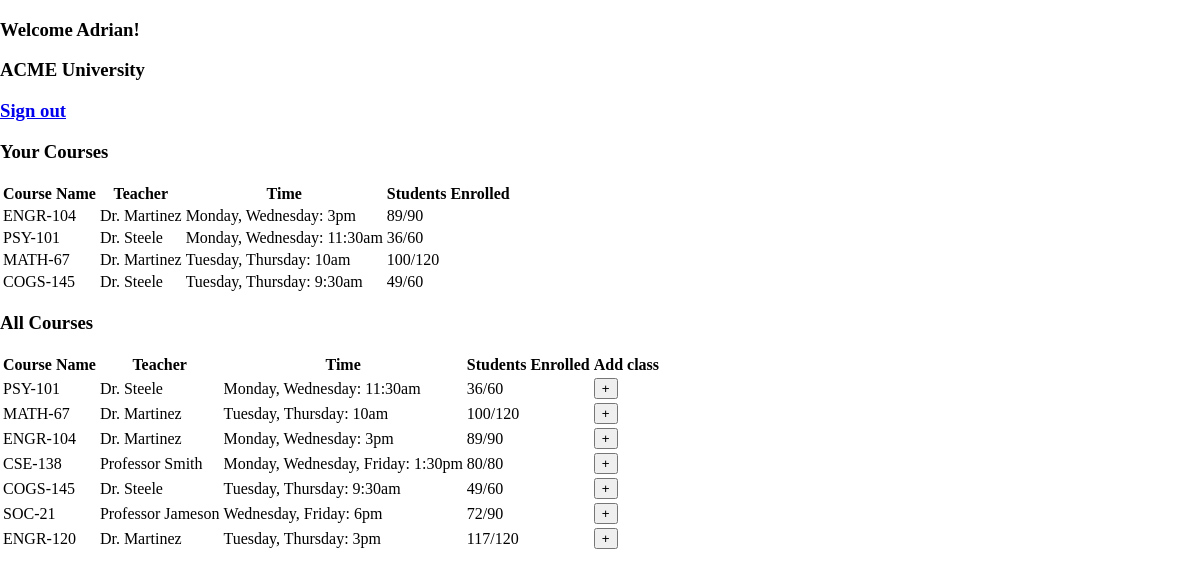
Page /loggedinStudent (signed in) on the earlier database version.
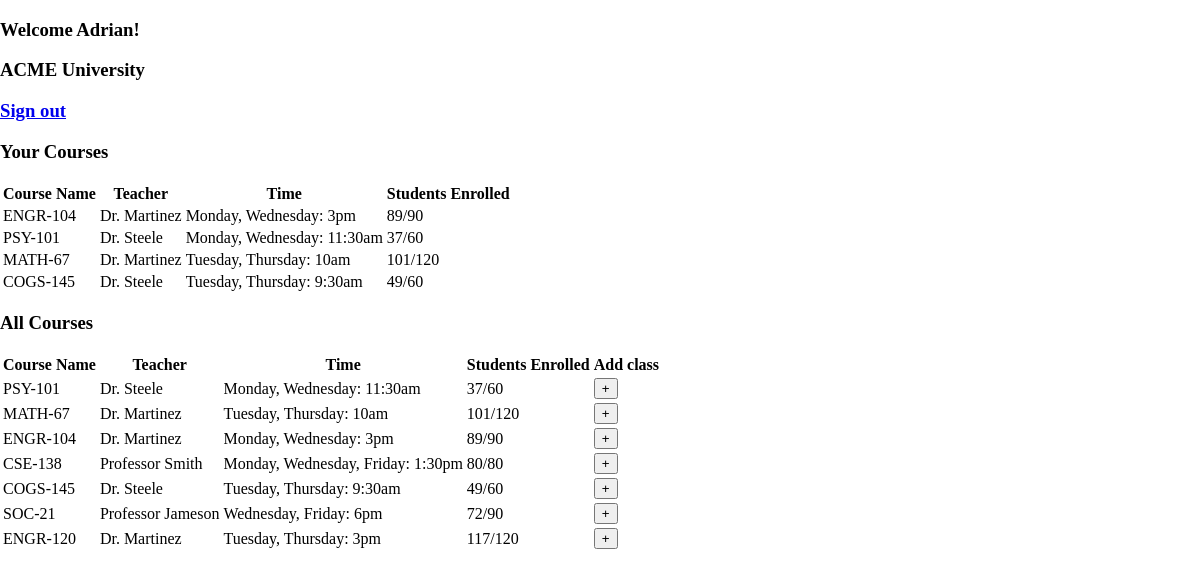
Same page on the later database version.
### app.py (models this page shows)
class Student(db.Model):
  id = db.Column(db.Integer, primary_key=True)
  name = db.Column(db.String, nullable=False)
  username = db.Column(db.String, unique=True)
  courses = db.relationship('Enrollment', backref='Student')
  authentication = db.relationship('User', backref='Student')

class Course(db.Model):
  id = db.Column(db.Integer, primary_key=True)
  name = db.Column(db.String, unique=True, nullable=False)
  teacher = db.Column(db.Integer, db.ForeignKey('teacher.id'), nullable=False)
  time = db.Column(db.String, nullable=False)
  maxEnrolled = db.Column(db.Integer, nullable = False)
  numEnrolled = db.Column(db.Integer)
  students = db.relationship('Enrollment', backref='Course')

class Teacher(db.Model):
  id = db.Column(db.Integer, primary_key=True)
  name = db.Column(db.String, nullable=False)
  username = db.Column(db.String, unique=True)
  courses = db.relationship('Course', backref='Teacher')
  authentication = db.relationship('User', backref='Teacher')

### app.py (the view)
@app.route('/loggedinStudent')
@login_required
def loggedinStudent():
  if current_user.studentId is None:
    return redirect(url_for('index'))
  classes = Course.query.all()
  currentStudent = Student.query.filter_by(id = current_user.Student.id).first()
  enrollments = Enrollment.query.filter_by(studentId = currentStudent.id)
  courses = []
  for item in enrollments:
    courses.append(item.Course)
  return render_template('student_page.html', classes=classes, courses=courses)

### app.py (called while the page is built)
@login_manager.user_loader
def load_user(user_id):
  return User.query.get(int(user_id))

### templates/student_page.html (shortened to what this page needs)
<!DOCTYPE html>
<html lang="en">
<head>
    <link rel="stylesheet" href="{{ url_for('static', filename='student.css') }}">
</head>
<body>
    <div>
        <div class="welcome">
            <h3>Welcome {{current_user.Student.name}}!</h3>
        </div>
        <div class="title">
            <h3>ACME University</h3>
        </div>
        <div class="logout">
            <h3><a href="{{ url_for('logout')}}">Sign out</a></h3>
        </div>
    </div>
    <div id="your_courses" class="course_content">
        <h3>Your Courses</h3>
        <table class="table">
            <thead>
                <tr>
                    <th scope="col">Course Name</th>
                    <th scope="col">Teacher</th>
                    <th scope="col">Time</th>
                    <th scope="col">Students Enrolled</th>
                </tr>
            </thead>
            {% for i in courses %}
            <tbody>
                <tr>
                    <td>{{i.name}}</td>
                    <td>{{i.Teacher.name}}</td>
                    <td>{{i.time}}</td>
                    <td>{{i.numEnrolled}}/{{i.maxEnrolled}}</td>
                </tr>
                {% endfor%}
            </tbody>
        </table>
    </div>
    <div id="add_courses" class="addcourse_content">
        <h3>All Courses</h3>
        <table class="table">
            <thead>
                <tr>
                    <th scope="col">Course Name</th>
                    <th scope="col">Teacher</th>
                    <th scope="col">Time</th>
                    <th scope="col">Students Enrolled</th>
                    <th scope="col">Add class</th>
                </tr>
            </thead>
            {% for i in classes %}
            <tbody>
                <tr>
                    <td>{{i.name}}</a></td>
                    <td>{{i.Teacher.name}}</td>
                    <td>{{i.time}}</td>
                    <td>{{i.numEnrolled}}/{{i.maxEnrolled}}</td>
                    <td><a href="{{url_for('addClass', classId=i.id)}}"><button>+</button></a></td>
                </tr>
                {% endfor%}
            </tbody>
        </table>
    </div>
</body>
</html>

### static/student.css (style rules this page uses)
body { padding: 0; margin: 0; }

Differences in the rows shown:
changed Course "PSY-101": numEnrolled "36" → "37"
changed Course "MATH-67": numEnrolled "100" → "101"
